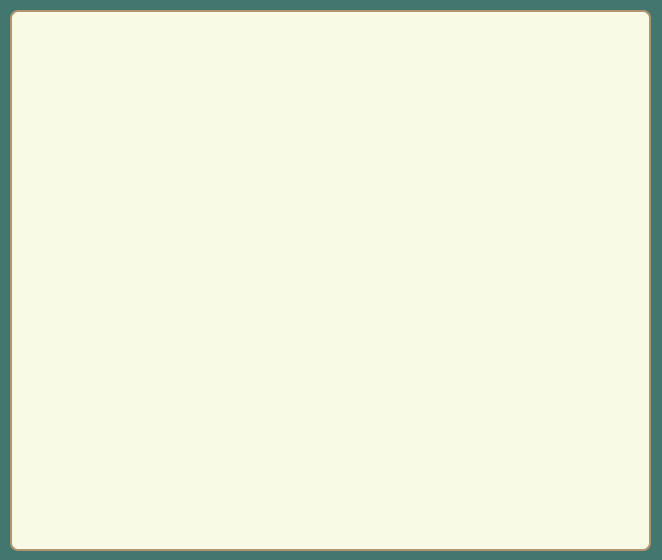
<?xml version="1.0" encoding="UTF-8"?>
<ui version="4.0">
 <class>Form</class>
 <widget class="QWidget" name="Form">
  <property name="geometry">
   <rect>
    <x>0</x>
    <y>0</y>
    <width>662</width>
    <height>560</height>
   </rect>
  </property>
  <property name="minimumSize">
   <size>
    <width>662</width>
    <height>560</height>
   </size>
  </property>
  <property name="maximumSize">
   <size>
    <width>662</width>
    <height>560</height>
   </size>
  </property>
  <property name="windowTitle">
   <string>Form</string>
  </property>
  <property name="styleSheet">
   <string notr="true">background-color: #43766C</string>
  </property>
  <widget class="QListView" name="listView">
   <property name="geometry">
    <rect>
     <x>10</x>
     <y>10</y>
     <width>641</width>
     <height>541</height>
    </rect>
   </property>
   <property name="styleSheet">
    <string notr="true">background-color: #F8FAE5;
font: 13pt &quot;MS Sans Serif&quot;;
color: #B19470;
font-weight: 600;
border-radius: 8px;
border: 2px solid #B19470;
margin-top: 0px;
outline: 0px;</string>
   </property>
   <property name="horizontalScrollBarPolicy">
    <enum>Qt::ScrollBarAsNeeded</enum>
   </property>
   <property name="sizeAdjustPolicy">
    <enum>QAbstractScrollArea::AdjustIgnored</enum>
   </property>
  </widget>
 </widget>
 <resources/>
 <connections/>
</ui>
